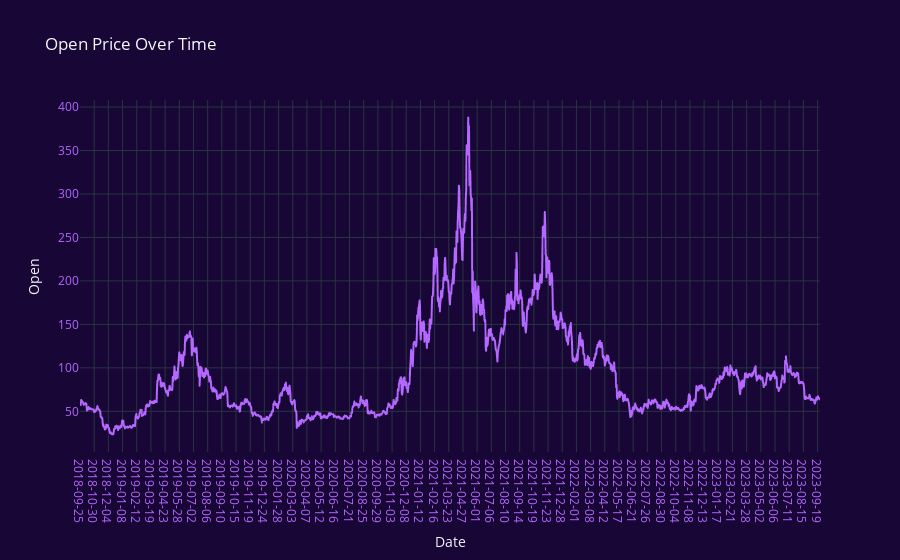

Notebook cell for this chart:
### Markdown cell above
# Visualizations

## i) Graph for Open Prices

### Code cell
import plotly.graph_objects as go

plt.figure(figsize=(14, 6))
fig = px.line(LITECOIN.Open,x=LITECOIN.Date, y='Open', labels={'x': 'Date', 'y': 'Price'}, title='Open Price Over Time')
fig.update_xaxes(type='category')  # Ensure the x-axis treats the index as categorical (date)
fig.update_xaxes(tickfont=dict(color='#B468FF'))  # Set x-axis label color to light purple
fig.update_yaxes(tickfont=dict(color='#B468FF'))
fig.update_layout(
    paper_bgcolor='#180736',  # Set the background color to white
    plot_bgcolor='#180736',  # Set the background color to white
    template="plotly_dark"  # Use the "plotly_dark" template
)
fig.update_traces(line=dict(color='#B468FF'))

fig.update_xaxes(showgrid=True)
fig.update_yaxes(showgrid=True)
fig.show()

### Figure 1 — Plotly figure (JSON) as saved in the notebook; plotly's stock layout.template omitted (floating-point values rounded to 4 significant figures; data arrays with more than 128 entries replaced by an {"elided": "..."} marker saying what was removed)
{"data": [{"hovertemplate": "Date=%{x}<br>Open=%{y}<extra></extra>", "legendgroup": "", "line": {"color": "#B468FF", "dash": "solid"}, "marker": {"symbol": "circle"}, "mode": "lines", "name": "", "showlegend": false, "type": "scattergl", "x": {"elided": "1827 str values"}, "xaxis": "x", "y": {"elided": "1827 float values"}, "yaxis": "y"}], "layout": {"legend": {"tracegroupgap": 0}, "paper_bgcolor": "#180736", "plot_bgcolor": "#180736", "title": {"text": "Open Price Over Time"}, "xaxis": {"anchor": "y", "domain": [0, 1], "showgrid": true, "tickfont": {"color": "#B468FF"}, "title": {"text": "Date"}, "type": "category"}, "yaxis": {"anchor": "x", "domain": [0, 1], "showgrid": true, "tickfont": {"color": "#B468FF"}, "title": {"text": "Open"}}}}
